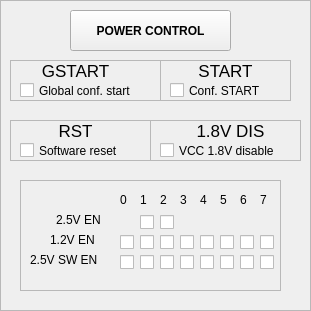
       <widget class="QFrame" name="frame_22">
        <property name="geometry">
         <rect>
          <x>10</x>
          <y>70</y>
          <width>311</width>
          <height>311</height>
         </rect>
        </property>
        <property name="frameShape">
         <enum>QFrame::StyledPanel</enum>
        </property>
        <property name="frameShadow">
         <enum>QFrame::Raised</enum>
        </property>
        <widget class="QPushButton" name="pushButton_Power_hw_reg">
         <property name="geometry">
          <rect>
           <x>70</x>
           <y>10</y>
           <width>161</width>
           <height>41</height>
          </rect>
         </property>
         <property name="font">
          <font>
           <weight>75</weight>
           <bold>true</bold>
          </font>
         </property>
         <property name="text">
          <string>POWER CONTROL</string>
         </property>
        </widget>
        <widget class="QFrame" name="frame_18">
         <property name="geometry">
          <rect>
           <x>150</x>
           <y>120</y>
           <width>151</width>
           <height>41</height>
          </rect>
         </property>
         <property name="frameShape">
          <enum>QFrame::StyledPanel</enum>
         </property>
         <property name="frameShadow">
          <enum>QFrame::Raised</enum>
         </property>
         <widget class="QLabel" name="label_106">
          <property name="geometry">
           <rect>
            <x>10</x>
            <y>0</y>
            <width>141</width>
            <height>21</height>
           </rect>
          </property>
          <property name="font">
           <font>
            <pointsize>13</pointsize>
            <weight>50</weight>
            <bold>false</bold>
           </font>
          </property>
          <property name="text">
           <string>1.8V DIS</string>
          </property>
          <property name="alignment">
           <set>Qt::AlignCenter</set>
          </property>
         </widget>
         <widget class="QCheckBox" name="checkBox_PWR_18DIS">
          <property name="geometry">
           <rect>
            <x>10</x>
            <y>20</y>
            <width>141</width>
            <height>21</height>
           </rect>
          </property>
          <property name="text">
           <string>VCC 1.8V disable</string>
          </property>
         </widget>
        </widget>
        <widget class="QFrame" name="frame_16">
         <property name="geometry">
          <rect>
           <x>10</x>
           <y>120</y>
           <width>141</width>
           <height>41</height>
          </rect>
         </property>
         <property name="frameShape">
          <enum>QFrame::StyledPanel</enum>
         </property>
         <property name="frameShadow">
          <enum>QFrame::Raised</enum>
         </property>
         <widget class="QLabel" name="label_104">
          <property name="geometry">
           <rect>
            <x>40</x>
            <y>0</y>
            <width>51</width>
            <height>21</height>
           </rect>
          </property>
          <property name="font">
           <font>
            <pointsize>13</pointsize>
            <weight>50</weight>
            <bold>false</bold>
           </font>
          </property>
          <property name="text">
           <string>RST</string>
          </property>
          <property name="alignment">
           <set>Qt::AlignCenter</set>
          </property>
         </widget>
         <widget class="QCheckBox" name="checkBox_PWR_RST">
          <property name="geometry">
           <rect>
            <x>10</x>
            <y>20</y>
            <width>131</width>
            <height>21</height>
           </rect>
          </property>
          <property name="text">
           <string>Software reset</string>
          </property>
         </widget>
        </widget>
        <widget class="QFrame" name="frame_17">
         <property name="geometry">
          <rect>
           <x>160</x>
           <y>60</y>
           <width>131</width>
           <height>41</height>
          </rect>
         </property>
         <property name="frameShape">
          <enum>QFrame::StyledPanel</enum>
         </property>
         <property name="frameShadow">
          <enum>QFrame::Raised</enum>
         </property>
         <widget class="QCheckBox" name="checkBox_PWR_Start">
          <property name="geometry">
           <rect>
            <x>10</x>
            <y>20</y>
            <width>121</width>
            <height>21</height>
           </rect>
          </property>
          <property name="text">
           <string>Conf. START</string>
          </property>
         </widget>
         <widget class="QLabel" name="label_105">
          <property name="geometry">
           <rect>
            <x>30</x>
            <y>0</y>
            <width>71</width>
            <height>21</height>
           </rect>
          </property>
          <property name="font">
           <font>
            <pointsize>13</pointsize>
            <weight>50</weight>
            <bold>false</bold>
           </font>
          </property>
          <property name="text">
           <string>START</string>
          </property>
          <property name="alignment">
           <set>Qt::AlignCenter</set>
          </property>
         </widget>
        </widget>
        <widget class="QFrame" name="frame_15">
         <property name="geometry">
          <rect>
           <x>10</x>
           <y>60</y>
           <width>151</width>
           <height>41</height>
          </rect>
         </property>
         <property name="frameShape">
          <enum>QFrame::StyledPanel</enum>
         </property>
         <property name="frameShadow">
          <enum>QFrame::Raised</enum>
         </property>
         <widget class="QCheckBox" name="checkBox_PWR_GStart">
          <property name="geometry">
           <rect>
            <x>10</x>
            <y>20</y>
            <width>141</width>
            <height>21</height>
           </rect>
          </property>
          <property name="text">
           <string>Global conf. start</string>
          </property>
         </widget>
         <widget class="QLabel" name="label_103">
          <property name="geometry">
           <rect>
            <x>30</x>
            <y>0</y>
            <width>71</width>
            <height>21</height>
           </rect>
          </property>
          <property name="font">
           <font>
            <pointsize>13</pointsize>
            <weight>50</weight>
            <bold>false</bold>
           </font>
          </property>
          <property name="text">
           <string>GSTART</string>
          </property>
          <property name="alignment">
           <set>Qt::AlignCenter</set>
          </property>
         </widget>
        </widget>
        <widget class="QFrame" name="frame_31">
         <property name="geometry">
          <rect>
           <x>20</x>
           <y>180</y>
           <width>261</width>
           <height>111</height>
          </rect>
         </property>
         <property name="frameShape">
          <enum>QFrame::StyledPanel</enum>
         </property>
         <property name="frameShadow">
          <enum>QFrame::Raised</enum>
         </property>
         <widget class="QLabel" name="label_151">
          <property name="geometry">
           <rect>
            <x>100</x>
            <y>10</y>
            <width>10</width>
            <height>19</height>
           </rect>
          </property>
          <property name="text">
           <string>0</string>
          </property>
         </widget>
         <widget class="QLabel" name="label_152">
          <property name="geometry">
           <rect>
            <x>120</x>
            <y>10</y>
            <width>16</width>
            <height>19</height>
           </rect>
          </property>
          <property name="text">
           <string>1</string>
          </property>
         </widget>
         <widget class="QLabel" name="label_153">
          <property name="geometry">
           <rect>
            <x>140</x>
            <y>10</y>
            <width>16</width>
            <height>19</height>
           </rect>
          </property>
          <property name="text">
           <string>2</string>
          </property>
         </widget>
         <widget class="QLabel" name="label_154">
          <property name="geometry">
           <rect>
            <x>160</x>
            <y>10</y>
            <width>16</width>
            <height>19</height>
           </rect>
          </property>
          <property name="text">
           <string>3</string>
          </property>
         </widget>
         <widget class="QLabel" name="label_155">
          <property name="geometry">
           <rect>
            <x>180</x>
            <y>10</y>
            <width>16</width>
            <height>19</height>
           </rect>
          </property>
          <property name="text">
           <string>4</string>
          </property>
         </widget>
         <widget class="QLabel" name="label_156">
          <property name="geometry">
           <rect>
            <x>200</x>
            <y>10</y>
            <width>16</width>
            <height>19</height>
           </rect>
          </property>
          <property name="text">
           <string>5</string>
          </property>
         </widget>
         <widget class="QLabel" name="label_157">
          <property name="geometry">
           <rect>
            <x>220</x>
            <y>10</y>
            <width>16</width>
            <height>19</height>
           </rect>
          </property>
          <property name="text">
           <string>6</string>
          </property>
         </widget>
         <widget class="QLabel" name="label_158">
          <property name="geometry">
           <rect>
            <x>240</x>
            <y>10</y>
            <width>16</width>
            <height>19</height>
           </rect>
          </property>
          <property name="text">
           <string>7</string>
          </property>
         </widget>
         <widget class="QCheckBox" name="checkBox_PWR_25EN_1">
          <property name="geometry">
           <rect>
            <x>120</x>
            <y>30</y>
            <width>20</width>
            <height>25</height>
           </rect>
          </property>
          <property name="text">
           <string/>
          </property>
         </widget>
         <widget class="QCheckBox" name="checkBox_PWR_25EN_2">
          <property name="geometry">
           <rect>
            <x>140</x>
            <y>30</y>
            <width>20</width>
            <height>25</height>
           </rect>
          </property>
          <property name="text">
           <string/>
          </property>
         </widget>
         <widget class="QCheckBox" name="checkBox_PWR_TOFPET_VCCEN_1">
          <property name="geometry">
           <rect>
            <x>120</x>
            <y>50</y>
            <width>20</width>
            <height>25</height>
           </rect>
          </property>
          <property name="text">
           <string/>
          </property>
         </widget>
         <widget class="QCheckBox" name="checkBox_PWR_TOFPET_VCCEN_0">
          <property name="geometry">
           <rect>
            <x>100</x>
            <y>50</y>
            <width>20</width>
            <height>25</height>
           </rect>
          </property>
          <property name="text">
           <string/>
          </property>
         </widget>
         <widget class="QCheckBox" name="checkBox_PWR_TOFPET_VCCEN_3">
          <property name="geometry">
           <rect>
            <x>160</x>
            <y>50</y>
            <width>20</width>
            <height>25</height>
           </rect>
          </property>
          <property name="text">
           <string/>
          </property>
         </widget>
         <widget class="QCheckBox" name="checkBox_PWR_TOFPET_VCCEN_2">
          <property name="geometry">
           <rect>
            <x>140</x>
            <y>50</y>
            <width>20</width>
            <height>25</height>
           </rect>
          </property>
          <property name="text">
           <string/>
          </property>
         </widget>
         <widget class="QCheckBox" name="checkBox_PWR_TOFPET_VCCEN_5">
          <property name="geometry">
           <rect>
            <x>200</x>
            <y>50</y>
            <width>20</width>
            <height>25</height>
           </rect>
          </property>
          <property name="text">
           <string/>
          </property>
         </widget>
         <widget class="QCheckBox" name="checkBox_PWR_TOFPET_VCCEN_4">
          <property name="geometry">
           <rect>
            <x>180</x>
            <y>50</y>
            <width>20</width>
            <height>25</height>
           </rect>
          </property>
          <property name="text">
           <string/>
          </property>
         </widget>
         <widget class="QCheckBox" name="checkBox_PWR_TOFPET_VCCEN_7">
          <property name="geometry">
           <rect>
            <x>240</x>
            <y>50</y>
            <width>20</width>
            <height>25</height>
           </rect>
          </property>
          <property name="text">
           <string/>
          </property>
         </widget>
         <widget class="QCheckBox" name="checkBox_PWR_TOFPET_VCCEN_6">
          <property name="geometry">
           <rect>
            <x>220</x>
            <y>50</y>
            <width>20</width>
            <height>25</height>
           </rect>
          </property>
          <property name="text">
           <string/>
          </property>
         </widget>
         <widget class="QCheckBox" name="checkBox_PWR_TOFPET_VCC25EN_3">
          <property name="geometry">
           <rect>
            <x>160</x>
            <y>70</y>
            <width>20</width>
            <height>25</height>
           </rect>
          </property>
          <property name="text">
           <string/>
          </property>
         </widget>
         <widget class="QCheckBox" name="checkBox_PWR_TOFPET_VCC25EN_4">
          <property name="geometry">
           <rect>
            <x>180</x>
            <y>70</y>
            <width>20</width>
            <height>25</height>
           </rect>
          </property>
          <property name="text">
           <string/>
          </property>
         </widget>
         <widget class="QCheckBox" name="checkBox_PWR_TOFPET_VCC25EN_7">
          <property name="geometry">
           <rect>
            <x>240</x>
            <y>70</y>
            <width>20</width>
            <height>25</height>
           </rect>
          </property>
          <property name="text">
           <string/>
          </property>
         </widget>
         <widget class="QCheckBox" name="checkBox_PWR_TOFPET_VCC25EN_2">
          <property name="geometry">
           <rect>
            <x>140</x>
            <y>70</y>
            <width>20</width>
            <height>25</height>
           </rect>
          </property>
          <property name="text">
           <string/>
          </property>
         </widget>
         <widget class="QCheckBox" name="checkBox_PWR_TOFPET_VCC25EN_1">
          <property name="geometry">
           <rect>
            <x>120</x>
            <y>70</y>
            <width>20</width>
            <height>25</height>
           </rect>
          </property>
          <property name="text">
           <string/>
          </property>
         </widget>
         <widget class="QCheckBox" name="checkBox_PWR_TOFPET_VCC25EN_0">
          <property name="geometry">
           <rect>
            <x>100</x>
            <y>70</y>
            <width>20</width>
            <height>25</height>
           </rect>
          </property>
          <property name="text">
           <string/>
          </property>
         </widget>
         <widget class="QCheckBox" name="checkBox_PWR_TOFPET_VCC25EN_6">
          <property name="geometry">
           <rect>
            <x>220</x>
            <y>70</y>
            <width>20</width>
            <height>25</height>
           </rect>
          </property>
          <property name="text">
           <string/>
          </property>
         </widget>
         <widget class="QCheckBox" name="checkBox_PWR_TOFPET_VCC25EN_5">
          <property name="geometry">
           <rect>
            <x>200</x>
            <y>70</y>
            <width>20</width>
            <height>25</height>
           </rect>
          </property>
          <property name="text">
           <string/>
          </property>
         </widget>
         <widget class="QLabel" name="label_184">
          <property name="geometry">
           <rect>
            <x>36</x>
            <y>30</y>
            <width>61</width>
            <height>20</height>
           </rect>
          </property>
          <property name="text">
           <string>2.5V EN</string>
          </property>
         </widget>
         <widget class="QLabel" name="label_185">
          <property name="geometry">
           <rect>
            <x>30</x>
            <y>50</y>
            <width>61</width>
            <height>20</height>
           </rect>
          </property>
          <property name="text">
           <string>1.2V EN</string>
          </property>
         </widget>
         <widget class="QLabel" name="label_186">
          <property name="geometry">
           <rect>
            <x>10</x>
            <y>70</y>
            <width>81</width>
            <height>19</height>
           </rect>
          </property>
          <property name="text">
           <string>2.5V SW EN</string>
          </property>
         </widget>
        </widget>
       </widget>
